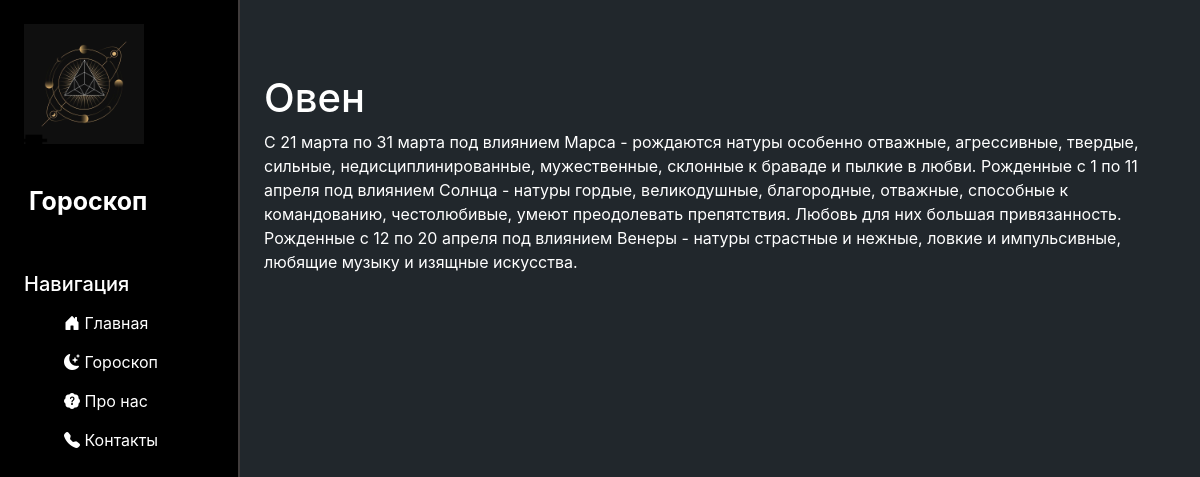
/zodiac/arias, run on an earlier commit of the app's database.
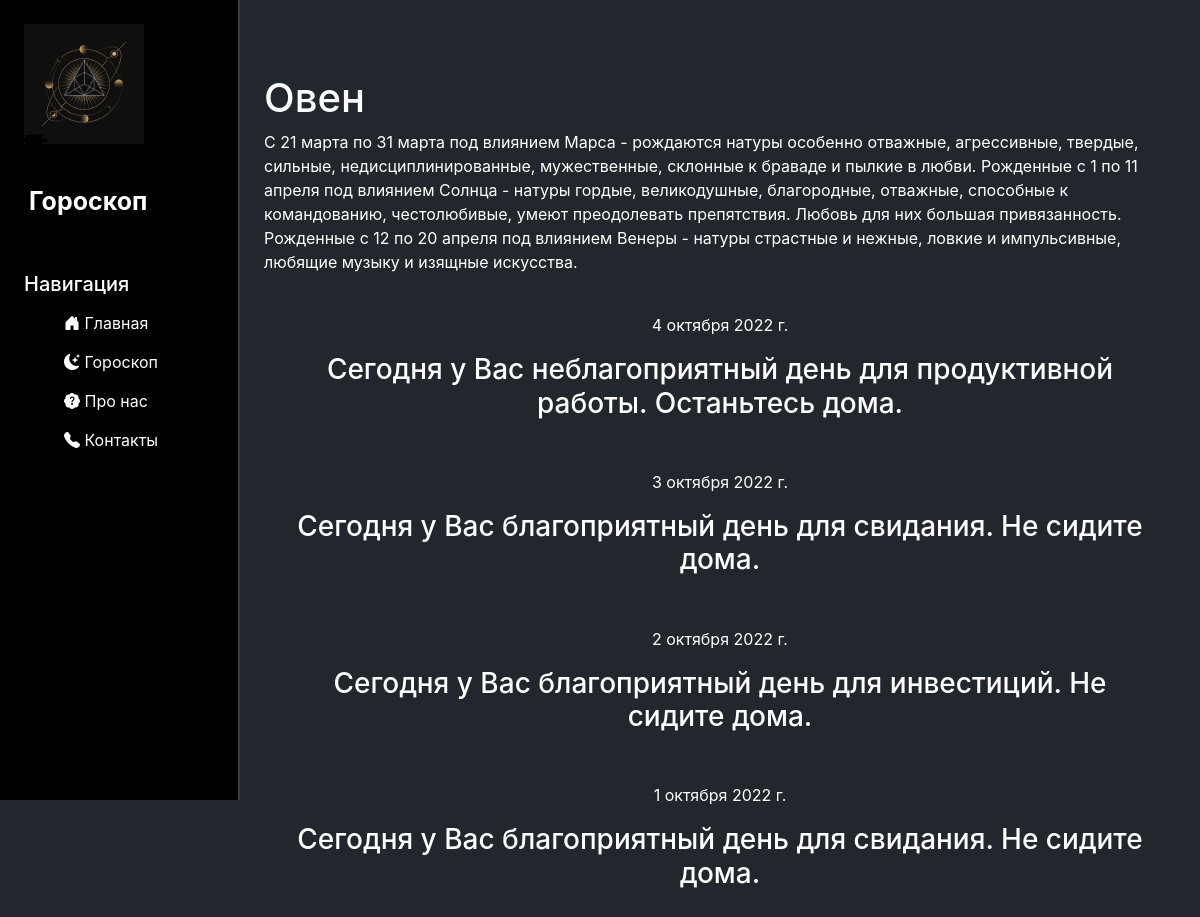
And on a later commit of the database.
### zodiac/models.py (models this page shows, shortened)
class Horoscope(models.Model):
    sign = models.CharField('Знак зодиака', max_length=20)
    horoscope_text = models.TextField('Гороскоп')
    date = models.DateField('Дата', max_length=15)
    class Meta:
        verbose_name = 'Гороскопы'
        verbose_name_plural = 'Гороскоп'

### zodiac/views.py (the view)
# urls.py: path('arias', views.arias, name='arias'),
def arias(request):
    prediction = Horoscope.objects.all().order_by('-date')
    return render(request, 'zodiac/arias.html', {'prediction': prediction})

### zodiac/templates/zodiac/arias.html (shortened to what this page needs)
{% extends 'main/base.html' %}
{% load static %}
{% block content %}
<div class="zodiacs">
    <h1>Овен</h1>
    <body>
        <p>
            С 21 марта по 31 марта под влиянием Марса - рождаются натуры особенно отважные, агрессивные, твердые, сильные,
            недисциплинированные, мужественные, склонные к браваде и пылкие в любви. Рожденные с 1 по 11 апреля под влиянием
            Солнца - натуры гордые, великодушные, благородные, отважные, способные к командованию, честолюбивые, умеют
            преодолевать препятствия. Любовь для них большая привязанность. Рожденные с 12 по 20 апреля под влиянием
            Венеры - натуры страстные и нежные, ловкие и импульсивные, любящие музыку и изящные искусства.
        </p>
        {% for i in prediction %}
            {% if i.sign == 'Овен' %}
                <div class="prediction">
                    <p>{{ i.date }}</p>
                    <h3>{{ i.horoscope_text }}</h3>
                </div>
            {% endif %}
        {% endfor %}
    </body>
</div>
{% endblock %}

### main/templates/main/base.html (shortened to what this page needs)
{% load static %}
<!doctype html>
<html lang="ru">
<head>
    <link rel="stylesheet" href="https://cdn.jsdelivr.net/npm/bootstrap@4.6.2/dist/css/bootstrap.min.css">
    <link rel="stylesheet" href="{% static 'main/css/main.css' %}">
    <link rel="stylesheet" href="https://cdn.jsdelivr.net/npm/bootstrap-icons@1.8.1/font/bootstrap-icons.css">
</head>
<body>
    <aside>
        <img src="{% static 'main/img/logo.jpg' %}" alt="Horoscope">
        <span class="logo">Гороскоп</span>
        <h3>Навигация</h3>
        <ul>
            <a href="{% url 'home' %}"><li><i class="bi bi-house-door-fill"></i> Главная</li></a>
            <a href="{% url 'zodiac' %}"><li><i class="bi bi-moon-stars-fill"></i> Гороскоп</li></a>
            <a href="{% url 'about' %}"><li><i class="bi bi-patch-question-fill"></i> Про нас</li></a>
            <a href="{% url 'contacts' %}"><li><i class="bi bi-telephone-fill"></i> Контакты</li></a>
        </ul>
    </aside>
    <main>
        {% block content %}
        {% endblock %}
    </main>
</body>
</html>

### main/static/main/css/main.css (style rules this page uses)
body { background: #21272c; }
aside { float: left; background: black; width: 20%; padding: 2%; height: 100vh; color: white; border-right: 2px solid #403c3c; }
aside img { width: 120px; float: left; }
aside .logo { font-size: 25px; margin-left: 5px; font-weight: bold; position: relative; top: 39px; }
aside h3 { margin-top: 90px; font-size: 20px; }
aside ul { list-style:none }
aside ul li { color: white; display: compact; margin-top: 15px; transition: transform .5s ease; }
main .zodiacs { float: left; padding: 2%; color: white; margin-top: 50px; text-align: left; width: 80%; }
main .prediction { float: left; padding: 2%; color: white; margin-top: 5px; text-align: center; width: 100%; }

What changed in the data, as far as the page shows it:
added Horoscope: date "4 октября 2022 г.", horoscope_text "Сегодня у Вас неблагоприятный день для продуктивной работы. Останьтесь дома."
added Horoscope: date "3 октября 2022 г.", horoscope_text "Сегодня у Вас благоприятный день для свидания. Не сидите дома."
added Horoscope: date "2 октября 2022 г.", horoscope_text "Сегодня у Вас благоприятный день для инвестиций. Не сидите дома."
added Horoscope: date "1 октября 2022 г.", horoscope_text "Сегодня у Вас благоприятный день для свидания. Не сидите дома."
